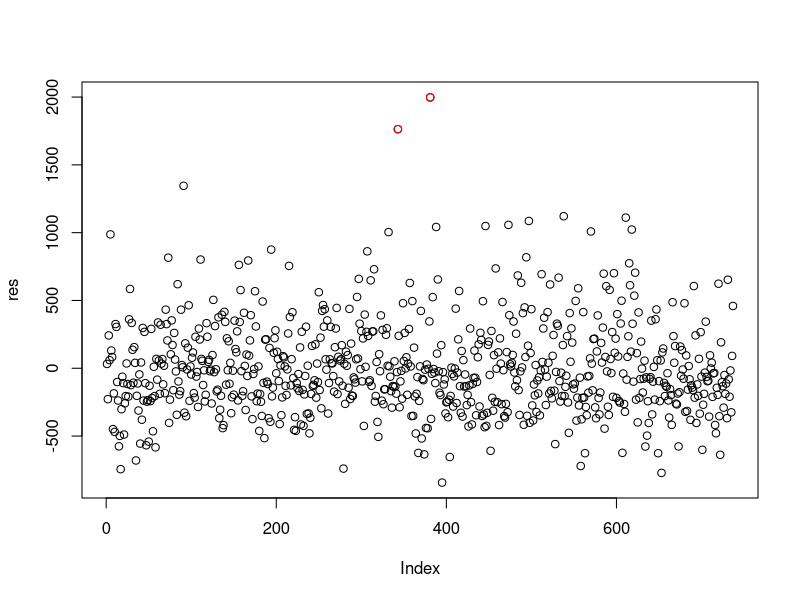

R code for this plot:
# Import data in R
nutrient=read.table('nutrient.txt',header=TRUE,sep='\t')
# IMPORTANT: CHECK sep in the txt file!!!


# linear model for y=calcium, x1=protein, x2=iron
lm_fit=lm(calcium~protein+iron,data=nutrient)
summary(lm_fit)

# obtain the residuals
res=as.numeric(lm_fit$residuals)

# obtain the fitted values
y_hat=lm_fit$fitted.values

# obtain the model matrix
X=model.matrix(calcium~protein+iron,data=nutrient)

# inverse of X_transpose*X
solve(t(X)%*%X)

# plot res versus observastion #
plot(res)

# retrieve the number of observations with res>1500
which(res>1500)

# add red points to the plot, corresponding to the observation with res>1500
points(which(res>1500),res[which(res>1500)],col='red')
